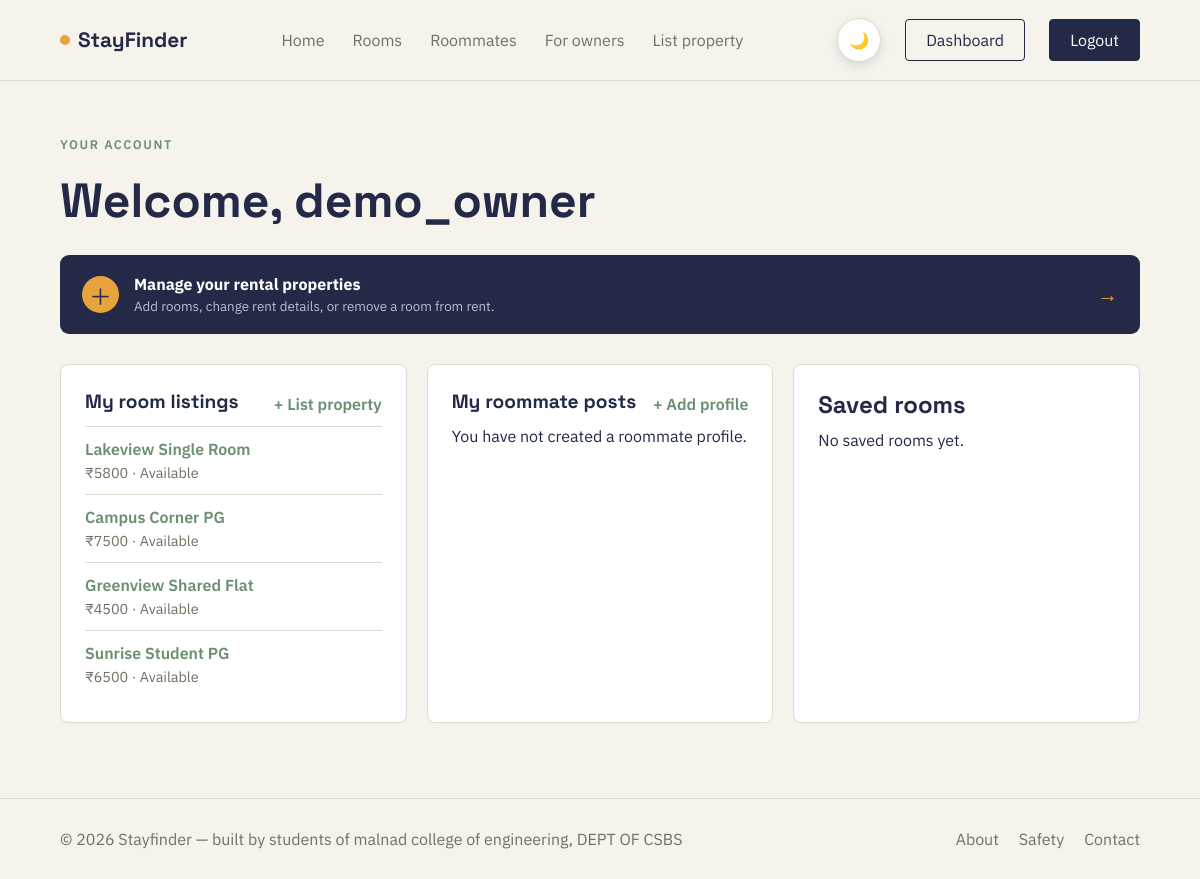
Page /dashboard/ (signed in) on the committed database.
### accounts/models.py (models this page shows, shortened)
class CustomUser(AbstractUser):
    ROLE_CHOICES = [
        ("student", "Student"),
        ("owner", "Property Owner"),
    ]
    phone = models.CharField(max_length=15, blank=True)
    college = models.CharField(max_length=150, blank=True)
    profile_picture = models.ImageField(
        upload_to="profiles/",
        blank=True,
        null=True
    )
    role = models.CharField(
        max_length=20,
        choices=ROLE_CHOICES,
        default="student"
    )

### rooms/models.py (models this page shows, shortened)
class Room(models.Model):
    ROOM_TYPES = [("single", "Single"), ("shared", "Shared"), ("pg", "PG")]
    owner = models.ForeignKey(settings.AUTH_USER_MODEL, on_delete=models.CASCADE, related_name="rooms")
    title = models.CharField(max_length=200)
    description = models.TextField()
    room_type = models.CharField(max_length=10, choices=ROOM_TYPES)
    rent = models.PositiveIntegerField()
    shared_room_capacity = models.PositiveIntegerField(null=True, blank=True, help_text="How many people can share this room")
    shared_room_price_per_person = models.PositiveIntegerField(null=True, blank=True, help_text="Price per person for shared rooms")
    location = models.CharField(max_length=200)
    college_nearby = models.CharField(max_length=150, blank=True)
    distance_from_college = models.DecimalField(max_digits=4, decimal_places=1, null=True, blank=True, help_text="Distance in kilometres")
    is_available = models.BooleanField(default=True)
    created_at = models.DateTimeField(auto_now_add=True)
    class Meta:
        ordering = ["-created_at"]

### dashboard/views.py (the view)
# urls.py: urlpatterns = [path("", DashboardView.as_view(), name="dashboard")]
class DashboardView(LoginRequiredMixin, TemplateView):
    template_name = "dashboard/dashboard.html"
    def get_context_data(self, **kwargs):
        context = super().get_context_data(**kwargs)
        context["my_rooms"] = self.request.user.rooms.prefetch_related("images")
        context["my_roommate_posts"] = RoommatePost.objects.filter(user=self.request.user)
        context["wishlist"] = Wishlist.objects.filter(user=self.request.user).select_related("room").prefetch_related("room__images")
        return context

### templates/dashboard/dashboard.html (shortened to what this page needs)
{% extends "base.html" %}
{% block content %}<section class="page-section"><p class="eyebrow">Your account</p><h1>Welcome, {{ user.username }}</h1>{% if user.role == 'owner' %}<a class="owner-cta" href="{% url 'owner-portal' %}"><span>＋</span><div><strong>Manage your rental properties</strong><small>Add rooms, change rent details, or remove a room from rent.</small></div><b>→</b></a>{% endif %}<div class="dashboard-grid"><section><div class="section-heading"><h2>My room listings</h2>{% if user.role == 'owner' %}<a href="{% url 'room-create' %}">+ List property</a>{% endif %}</div>{% for room in my_rooms %}<div class="dashboard-item"><a href="{% url 'room-detail' room.pk %}">{{ room.title }}</a><span>₹{{ room.rent }} · {% if room.is_available %}Available{% else %}Unavailable{% endif %}</span></div>{% empty %}<p>{% if user.role == 'owner' %}You have not listed a property yet.{% else %}Only property-owner accounts can create rental listings.{% endif %}</p>{% endfor %}</section><section><div class="section-heading"><h2>My roommate posts</h2><a href="{% url 'roommate-create' %}">+ Add profile</a></div>{% for post in my_roommate_posts %}<div class="dashboard-item"><a href="{% url 'roommate-detail' post.pk %}">{{ post.preferred_location }}</a><span>₹{{ post.budget }}/month</span></div>{% empty %}<p>You have not created a roommate profile.</p>{% endfor %}</section><section><h2>Saved rooms</h2>{% for saved in wishlist %}<div class="dashboard-item"><a href="{% url 'room-detail' saved.room.pk %}">{{ saved.room.title }}</a><span>₹{{ saved.room.rent }}/month</span></div>{% empty %}<p>No saved rooms yet.</p>{% endfor %}</section></div></section>{% endblock %}

### static/css/style.css (style rules this page uses)
:root { --ink: #232946; --background: #f6f3ec; --white: #ffffff; --yellow: #e8a33d; --green: #6b8f71; --red: #d6564a; --border: #dedacd; --muted: #726f63; --surface: #ffffff; --surface-alt: #f5f8f4; --shadow: rgba(35, 41, 70, 0.12); }
* { margin: 0; padding: 0; box-sizing: border-box; }
body { background: var(--background); color: var(--ink); font-family: "IBM Plex Sans", sans-serif; transition: background .25s ease, color .25s ease; }
a { color: inherit; text-decoration: none; }
.eyebrow { margin-bottom: 18px; color: var(--green); font-size: 0.78rem; font-weight: 600; letter-spacing: 0.13em; text-transform: uppercase; }
.section-heading { margin-bottom: 30px; display: flex; justify-content: space-between; align-items: flex-end; }
.section-heading h2 { font-family: "Space Grotesk", sans-serif; font-size: 2rem; }
.section-heading a { color: var(--green); font-weight: 600; }
.page-section { width: min(1200px, 90%); margin: 0 auto; padding: 55px 0 75px; }
.page-section h1, .form-card h1 { font-family: "Space Grotesk", sans-serif; font-size: clamp(2rem, 4vw, 3rem); }
.post-grid, .dashboard-grid { display: grid; grid-template-columns: repeat(3, 1fr); gap: 20px; }
.post-card, .dashboard-grid section { padding: 24px; background: var(--white); border: 1px solid var(--border); border-radius: 8px; }
.post-card h2, .dashboard-grid h2 { font-family: "Space Grotesk", sans-serif; margin-bottom: 10px; }
.post-card a, .dashboard-item a { color: var(--green); font-weight: 600; }
.dashboard-grid { margin-top: 30px; }
.dashboard-grid section { min-width: 0; }
.dashboard-grid .section-heading { margin-bottom: 12px; }
.dashboard-grid .section-heading h2 { margin: 0; font-size: 1.2rem; }
.dashboard-item { padding: 12px 0; border-top: 1px solid var(--border); display: flex; flex-direction: column; gap: 4px; }
.dashboard-item span { color: var(--muted); font-size: .9rem; }
.owner-cta { margin-top: 24px; padding: 19px 22px; border-radius: 9px; background: var(--ink); color: var(--white); display: flex; align-items: center; gap: 15px; }
.owner-cta > span { width: 37px; height: 37px; border-radius: 50%; background: var(--yellow); color: var(--ink); display: grid; place-items: center; font-size: 1.4rem; }
.owner-cta div { display: flex; flex-direction: column; gap: 3px; }
.owner-cta small { color: #b9bdd6; }
.owner-cta b { margin-left: auto; color: var(--yellow); font-size: 1.3rem; }
body::before { content: ""; position: fixed; z-index: 9999; top: 0; right: 0; bottom: 0; left: 0; pointer-events: none; background: var(--ink); clip-path: circle(0 at 50% 0); transition: clip-path .38s cubic-bezier(.65, 0, .35, 1); }

### rows in the picture
CustomUser: username "demo_owner"
Room: title "Lakeview Single Room", rent "5800", is_available "Available"
Room: title "Campus Corner PG", rent "7500", is_available "Available"
Room: title "Greenview Shared Flat", rent "4500", is_available "Available"
Room: title "Sunrise Student PG", rent "6500", is_available "Available"
